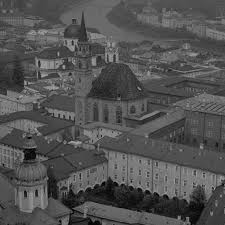
%> input picture Contrast stretching/grayscale.jpg, 225 x 225 px
$ octave ContrastStretchColor2.m   (GNU Octave 9; MATLAB toolbox functions it lacks are replaced by stand-ins)
%> lines starting %> are read from the running program, lines starting %| are printed output that depends on the picture
image = imread('grayscale.jpg');
%> image is the input picture: size 225x225x3 uint8; min 0, max 175, mean 82.1
figure
subplot(2,1,1), imshow(image), title('Original Image');
subplot(2,1,2), imhist(image), title('Strethced Image');
%> after `title('Strethced Image')`:
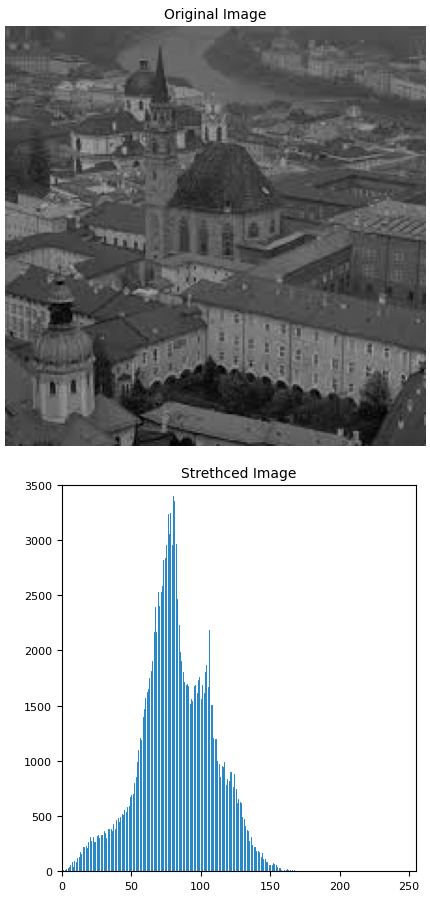
%> figure redrawn from the program's plot data, 2 panels

image2 = imadjust(image, stretchlim(image, [0.05, 0.95]),[]);
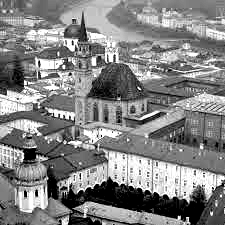
%> image2: size 225x225x3 uint8; min 0, max 255, mean 131
figure
subplot(2,1,1), imshow(image2), title('Linearly stretched Image');
subplot(2,1,2), imhist(image2), title('imadjust Image Histogram');
%> after `title('imadjust Image Histogram')`:
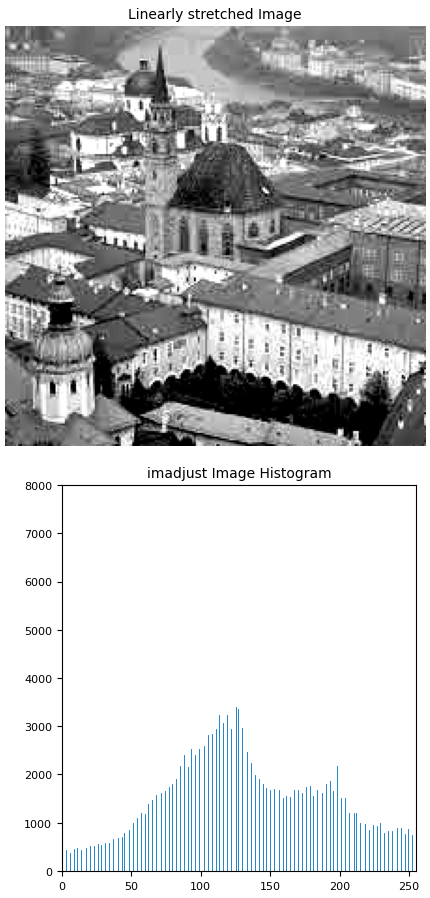
%> figure redrawn from the program's plot data, 2 panels

peaksnr = psnr(image,image2);
%> peaksnr = 11.96
fprintf('\n The Peak-SNR value of imadjust is %0.4f', peaksnr);
%|  The Peak-SNR value of imadjust is 11.9575


image3 = histeq(image);
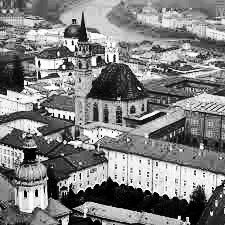
%> image3: size 225x225x3 uint8; min 0, max 255, mean 127.1
figure
subplot(2,1,1), imshow(image3), title('Histogram equalized Image');
subplot(2,1,2), imhist(image3), title('histeq Image Histogram');
%> after `title('histeq Image Histogram')`:
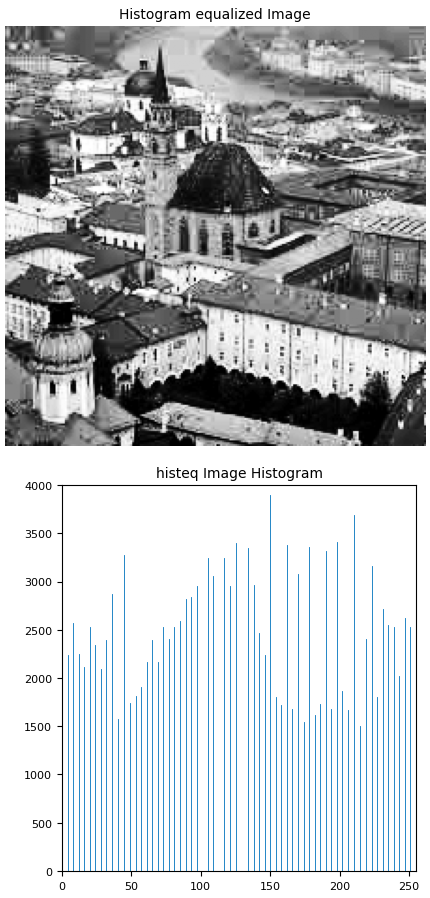
%> figure redrawn from the program's plot data, 2 panels

peaksnr = psnr(image,image3);
%> peaksnr = 11.58
fprintf('\n The Peak-SNR value of histeq is %0.4f', peaksnr);
%|  The Peak-SNR value of histeq is 11.5849
